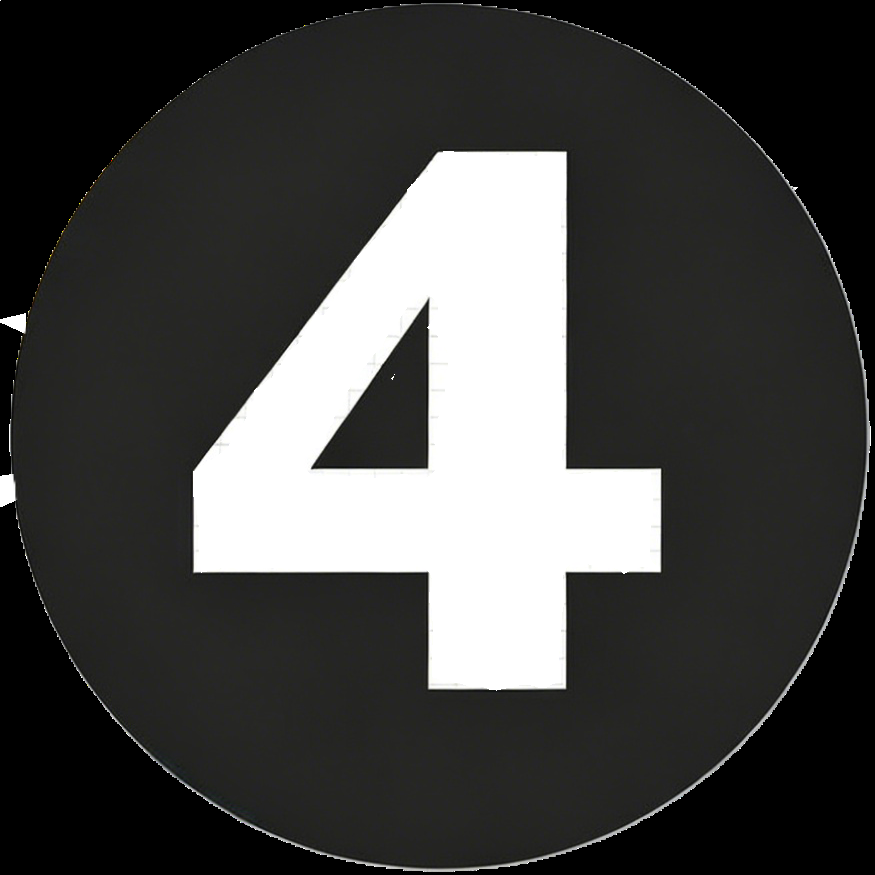
#> input picture V2nb.png, 875 x 875 px
$ python change64.py
#> lines starting #> are read from the running program, lines starting #| are printed output that depends on the picture
import cv2
import os

def resize_image(input_path, output_path, size=(64, 64)):
    """
    将输入图片调整为指定尺寸
    :param input_path: 输入图片路径
    :param output_path: 输出图片路径
    :param size: 目标尺寸，默认为(64, 64)
    """
#> called with input_path = 'V2nb.png', output_path = 'V2nb_64x64.png', size = (64, 64)
    # 读取原始图片
    img = cv2.imread(input_path)
#> img is the input picture: shape (875, 875, 3); mean B, G, R 66.4, 67.6, 67.4

    if img is None:
        print(f"无法读取图片: {input_path}")
        return False

    # 调整图片尺寸
    resized_img = cv2.resize(img, size, interpolation=cv2.INTER_AREA)
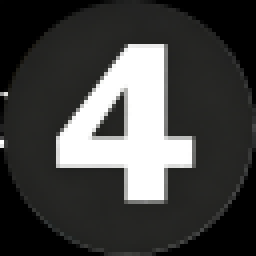
#> resized_img: shape (64, 64, 3) (shown 4 times larger); mean B, G, R 66.4, 67.5, 67.4

    # 保存调整后的图片
    success = cv2.imwrite(output_path, resized_img)

    if success:
        print(f"图片已成功调整为 {size[0]}x{size[1]} 并保存到: {output_path}")
    else:
        print(f"保存图片失败: {output_path}")

    return success

if __name__ == "__main__":
    input_image = "V2nb.png"
    output_image = "V2nb_64x64.png"

    if os.path.exists(input_image):
        resize_image(input_image, output_image, (64, 64))
    else:
        print(f"找不到文件: {input_image}")
